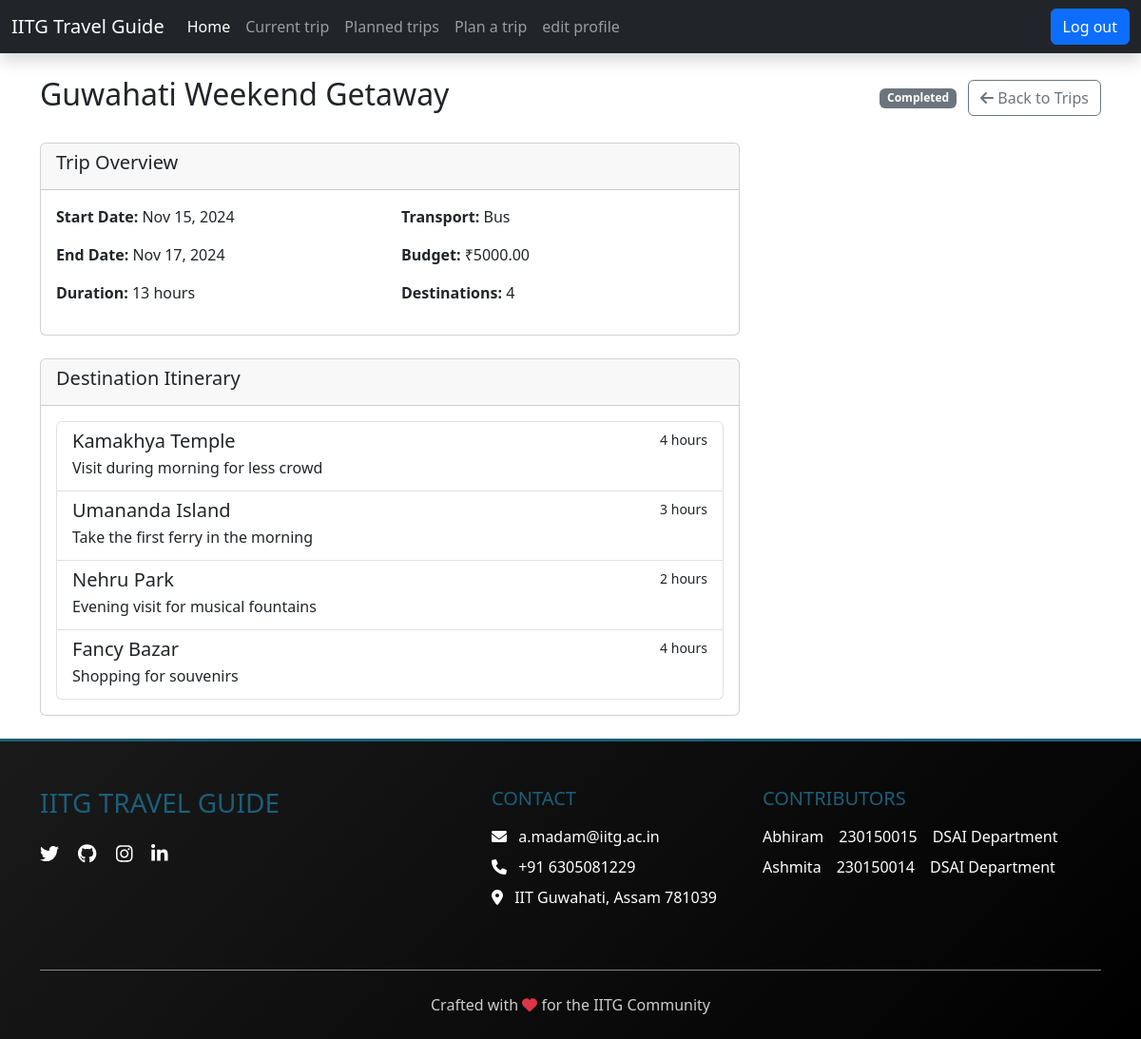
Page /user/trip_details.php?id=14 (signed in) on the committed database.
### tables this page shows
CREATE TABLE `planned_trips` (
  `plan_id` int(11) NOT NULL,
  `user_id` varchar(20) NOT NULL,
  `trip_name` varchar(100) NOT NULL,
  `mode_of_transport` varchar(50) NOT NULL,
  `start_date` date NOT NULL,
  `end_date` date NOT NULL,
  `budget` decimal(10,2) NOT NULL,
  `created_at` timestamp NOT NULL DEFAULT current_timestamp()
);

CREATE TABLE `planned_destinations` (
  `id` int(11) NOT NULL,
  `plan_id` int(11) NOT NULL,
  `destination_id` int(11) NOT NULL,
  `visit_duration` int(11) NOT NULL,
  `notes` text DEFAULT NULL,
  `sequence_order` int(11) NOT NULL
);

CREATE TABLE `destinations` (
  `destination_id` int(11) NOT NULL,
  `name` varchar(100) NOT NULL,
  `description` text NOT NULL,
  `image_link` varchar(255) NOT NULL,
  `latitude` decimal(10,8) NOT NULL,
  `longitude` decimal(11,8) NOT NULL,
  `stay_cost` decimal(10,2) NOT NULL,
  `food_cost` decimal(10,2) NOT NULL,
  `stay_time` int(11) NOT NULL,
  `best_time_to_visit` varchar(100) NOT NULL
);

### user/trip_details.php (the view, shortened to what this page needs)
<?php
include('../config/dbConnection.php');
include('../maininclude/userheader.php');
$trip_id = $_GET['id'];
$stmt_trip = $conn->prepare("
    SELECT p.*,
           COUNT(d.id) as destination_count,
           SUM(d.visit_duration) as total_duration
    FROM planned_trips p
    LEFT JOIN planned_destinations d ON p.plan_id = d.plan_id
    WHERE p.plan_id = ? AND p.user_id = ?
    GROUP BY p.plan_id
");
$stmt_trip->bind_param("is", $trip_id, $_SESSION['user_id']);
$stmt_trip->execute();
$trip = $stmt_trip->get_result()->fetch_assoc();
$stmt_destinations = $conn->prepare("
    SELECT pd.*, d.name, d.latitude, d.longitude, d.image_link
    FROM planned_destinations pd
    JOIN destinations d ON pd.destination_id = d.destination_id
    WHERE pd.plan_id = ?
    ORDER BY pd.sequence_order ASC
");
$stmt_destinations->bind_param("i", $trip_id);
$stmt_destinations->execute();
$destinations = $stmt_destinations->get_result()->fetch_all(MYSQLI_ASSOC);
$current_date = date('Y-m-d');
$trip_status = '';
if ($trip['start_date'] > $current_date) {
    $trip_status = 'upcoming';
} elseif ($trip['end_date'] < $current_date) {
    $trip_status = 'past';
} else {
    $trip_status = 'ongoing';
}
?>
<div class="container mt-4">
    <div class="d-flex justify-content-between align-items-center mb-4">
        <h2><?php echo htmlspecialchars($trip['trip_name']); ?></h2>
        <div>
            <?php if ($trip_status == 'upcoming'): ?>
                <span class="badge bg-info">Upcoming</span>
            <?php elseif ($trip_status == 'ongoing'): ?>
                <span class="badge bg-warning text-dark">Ongoing</span>
            <?php else: ?>
                <span class="badge bg-secondary">Completed</span>
            <?php endif; ?>
            <a href="past_trips.php" class="btn btn-outline-secondary ms-2">
                <i class="fas fa-arrow-left"></i> Back to Trips
            </a>
        </div>
    </div>
    <div class="row">
        <div class="col-md-8">
            <div class="card mb-4">
                <div class="card-header">
                    <h5>Trip Overview</h5>
                </div>
                <div class="card-body">
                    <div class="row">
                        <div class="col-md-6">
                            <p><strong>Start Date:</strong> <?php echo date('M j, Y', strtotime($trip['start_date'])); ?></p>
                            <p><strong>End Date:</strong> <?php echo date('M j, Y', strtotime($trip['end_date'])); ?></p>
                            <p><strong>Duration:</strong> <?php echo $trip['total_duration'] ?? 0; ?> hours</p>
                        </div>
                        <div class="col-md-6">
                            <p><strong>Transport:</strong> <?php echo htmlspecialchars($trip['mode_of_transport']); ?></p>
                            <p><strong>Budget:</strong> ₹<?php echo $trip['budget']; ?></p>
                            <p><strong>Destinations:</strong> <?php echo $trip['destination_count']; ?></p>
                        </div>
                    </div>
                </div>
            </div>
            <div class="card mb-4">
                <div class="card-header">
                    <h5>Destination Itinerary</h5>
                </div>
                <div class="card-body">
                    <?php if (!empty($destinations)): ?>
                        <div class="list-group">
                            <?php foreach ($destinations as $destination): ?>
                                <div class="list-group-item">
                                    <div class="d-flex w-100 justify-content-between">
                                        <h5 class="mb-1"><?php echo htmlspecialchars($destination['name']); ?></h5>
                                        <small><?php echo $destination['visit_duration']; ?> hours</small>
                                    </div>
                                    <?php if (!empty($destination['notes'])): ?>
                                        <p class="mb-1"><?php echo htmlspecialchars($destination['notes']); ?></p>
                                    <?php endif; ?>
                                </div>
                            <?php endforeach; ?>
                        </div>
                    <?php else: ?>
                        <p class="text-muted">No destinations added to this trip yet.</p>
                    <?php endif; ?>
                </div>
            </div>
        </div>
        </div>
    </div>
<?php include('../maininclude/userfooter.php'); ?>

### maininclude/userheader.php (shortened to what this page needs)
<!DOCTYPE html>
<html lang="en">
  <head>
     <link href="https://cdn.jsdelivr.net/npm/bootstrap@5.3.3/dist/css/bootstrap.min.css" rel="stylesheet">
    <link rel="stylesheet" type="text/css" href="../css/style.css" >
  </head>
  <body>
  <nav class="navbar navbar-expand-lg navbar-dark bg-dark shadow sticky-top">
    <div class="container-fluid">
      <a class="navbar-brand" href="../index.php">IITG Travel Guide</a>
      <div class="collapse navbar-collapse" id="navbarContent">
        <ul class="navbar-nav me-auto mb-2 mb-lg-0">
          <li class="nav-item">
            <a class="nav-link active" aria-current="page" href="dashboard.php">Home</a>
          </li>
          <li class="nav-item">
            <a class="nav-link" href="current_trip.php">Current trip</a>
          </li>
          <li class="nav-item">
            <a class="nav-link" href="past_trips.php">Planned trips</a>
         <li class="nav-item">
            <a class="nav-link" href="plan_trip.php">Plan a trip</a>
          </li>
          <li class="nav-item">
            <a class="nav-link" href="edit_profile.php">edit profile</a>
          </li>
        </ul>
        <div class="d-flex">
          <a href="../index.php" class="btn btn-primary">Log out</a>
        </div>
      </div>
    </div>
  </nav>

### maininclude/userfooter.php (shortened to what this page needs)
<footer class="bg-dark text-white pt-5 pb-4 footer-fixed" >
    <div class="container">
        <div class="row justify-content-center">
            <div class="col-lg-5 mb-4 text-center text-lg-start">
                <h3 class="text-uppercase mb-3" style="color: #1a5f7a;">IITG Travel Guide</h3>
                <div class="mt-4">
                    <a href="https://x.com/Panther07_03?t=W2yl5HVPbMoCNrTyMx1o7Q&s=08" class="text-white me-3" data-bs-toggle="tooltip" title="Twitter"><i class="fab fa-twitter fa-lg"></i></a>
                    <a href="https://github.com/Abhiram0703" class="text-white me-3" data-bs-toggle="tooltip" title="Github"><i class="fab fa-github fa-lg"></i></a>
                    <a href="https://www.instagram.com/abhiram_0703/" class="text-white me-3" data-bs-toggle="tooltip" title="Instagram"><i class="fab fa-instagram fa-lg"></i></a>
                    <a href="https://www.linkedin.com/in/abhiram-madam/" class="text-white" data-bs-toggle="tooltip" title="LinkedIn"><i class="fab fa-linkedin-in fa-lg"></i></a>
                </div>
            </div>
            <div class="col-lg-3 mb-4 text-center text-lg-start">
                <h5 class="text-uppercase mb-3" style="color: #1a5f7a;">Contact</h5>
                <ul class="list-unstyled">
                    <li class="mb-2"><i class="fas fa-envelope me-2"></i> a.madam@iitg.ac.in</li>
                    <li class="mb-2"><i class="fas fa-phone me-2"></i> +91 6305081229</li>
                    <li class="mb-2"><i class="fas fa-map-marker-alt me-2"></i> IIT Guwahati, Assam 781039</li>
                </ul>
            </div>
            <div class="col-lg-4 mb-4 text-center text-lg-start">
                <h5 class="text-uppercase mb-3" style="color: #1a5f7a;">Contributors</h5>
                <div class="d-flex flex-column flex-lg-row">
                    <a href="#" class="text-white text-decoration-none mb-2 me-lg-3">Abhiram</a>
                    <a href="#" class="text-white text-decoration-none mb-2 me-lg-3">230150015</a>
                    <a href="#" class="text-white text-decoration-none mb-2">DSAI Department</a>
                </div>
                <div class="d-flex flex-column flex-lg-row">
                    <a href="#" class="text-white text-decoration-none mb-2 me-lg-3">Ashmita</a>
                    <a href="#" class="text-white text-decoration-none mb-2 me-lg-3">230150014</a>
                    <a href="#" class="text-white text-decoration-none mb-2">DSAI Department</a>
                </div>
            </div>
        </div>
        <hr class="my-4 bg-light opacity-50">
        <div class="row align-items-center justify-content-center text-center">
    <div class="col-12">
        <p class="mb-0 text-muted">Crafted with <i class="fas fa-heart text-danger"></i> for the IITG Community</p>
    </div>
</div>
    </div>
</footer>

### maininclude/userfooter.php (style rules this page uses)
footer { background: linear-gradient(135deg, #1a1a1a 0%, #000000 100%); border-top: 3px solid #1a5f7a; width: 100%; }
footer .text-muted { color: #cccccc !important; }

### rows in the picture
planned_trips: trip_name "Guwahati Weekend Getaway", start_date "Nov 15, 2024", end_date "Nov 17, 2024", mode_of_transport "Bus", budget "5000.00"
planned_destinations: destination.name "Kamakhya Temple", visit_duration "4", notes "Visit during morning for less crowd"
planned_destinations: destination.name "Umananda Island", visit_duration "3", notes "Take the first ferry in the morning"
planned_destinations: destination.name "Nehru Park", visit_duration "2", notes "Evening visit for musical fountains"
planned_destinations: destination.name "Fancy Bazar", visit_duration "4", notes "Shopping for souvenirs"

### other values in the picture
$trip['total_duration'] "13"
$trip['destination_count'] "4"
